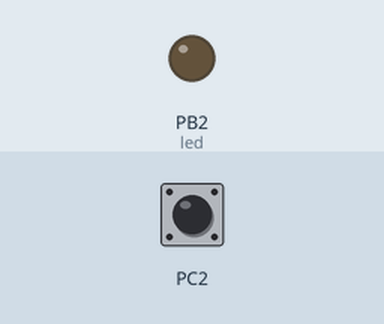
Simulated run of this program. Board: ATmega328P, built with avr-gcc and emulated at 16 MHz. On the bench: output pins drawn as LEDs (lit = HIGH). Inputs (shaded band) come from the test bench; at power-on: PC2 HIGH.

Above: at 1.2 s.
1.3 s: PC2 pulled LOW for 0.15 s
At 3.9 s:
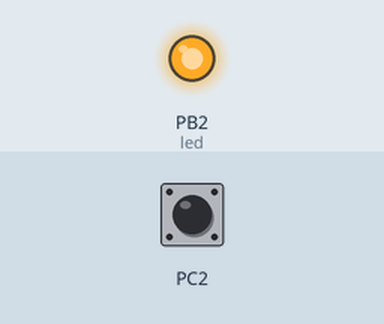
4.2 s: PC2 pulled LOW for 1 s
At 5.4 s:
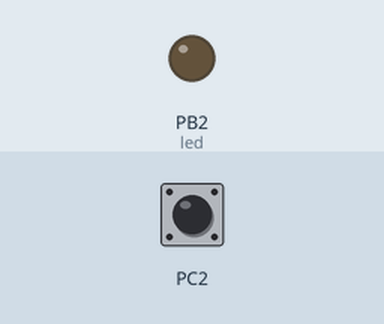
7.9 s: PC2 pulled LOW for 3.2 s
At 12.6 s:
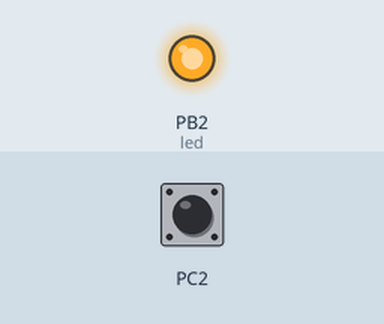
Timing chart, 0 to 14.1 s (numbered marks = the images above; inputs shaded):
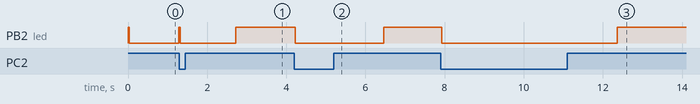

The program:

main.c
```c
/*
 * Task2 part2.c
 *
 * Created: 5/11/2019 9:05:32 PM
 * Author : user11
 */

// Task 2 part2
#define F_CPU 16000000UL
#include <avr/interrupt.h>
#include <avr/io.h>
int main(void)
{
	DDRB |= (1<<2); //sets pb2 as an output
	PORTB |= (1<<2); //sets pb2 led
	TCNT0 = 0;
	TCCR0A = 0;
	TCCR0B = (1<<CS00) | (1 << CS02); //sets prescaler to 1024
	TIMSK0 |= (1<< TOIE0); //enables the interrupt
	sei(); //enables global interrupt
	while(1)
	{
	}
}
ISR(TIMER0_OVF_vect)
{
	int OVFCount = 0;
	while (1)
	{
		if (!(PINC & (1<<PINC2))) //checks if pushbutton is pressed
		{
			OVFCount = 0;
			TCNT0 = 0;
		}
		while ((TIFR0 & 0x01) == 0);
		TCNT0 = 0x05; //starts at this value to count from
		TIFR0 = 0x01; //rests the overflow flag
		OVFCount++; //overflow flag counter increment
		if (OVFCount <= 78) //when overflow counter is less than or equal to 78
		{
			PORTB = (0<<2); //then portb2 led is on
		}
		else
		{
			PORTB = (1<<2); //then portb2 led is off
		}
	}
}
```

Measured:
- after the input at 1.3 s, PB2 (led): HIGH → LOW at once, → HIGH 1.4 s later
- after the input at 4.2 s, PB2 (led): HIGH → LOW at once, → HIGH 2.2 s later
- after the input at 7.9 s, PB2 (led): HIGH → LOW at once, → HIGH 4.4 s later
